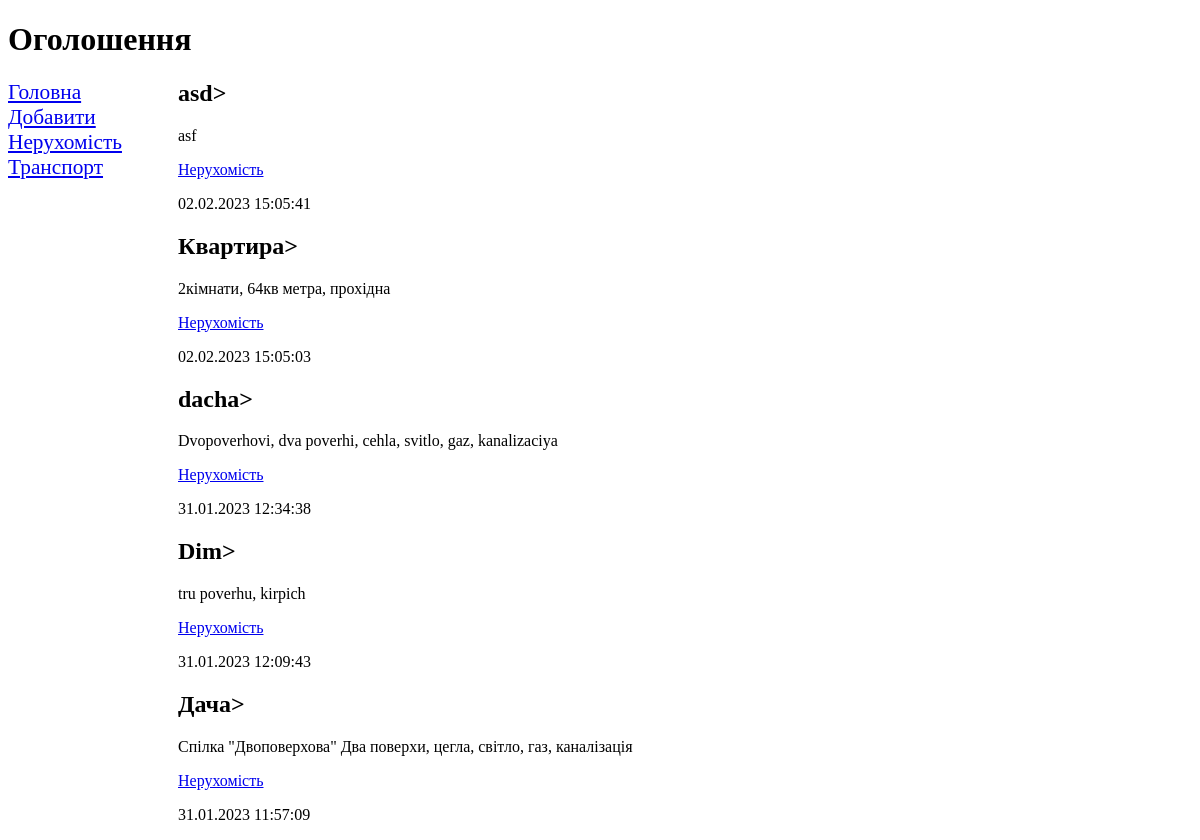
Screenshot of /bboard/1/ with the database file from the repository.
### bboard/models.py (models this page shows, shortened)
class Rubric(models.Model):
    name = models.CharField(max_length=20, db_index=True, verbose_name="Назва")
    class Meta:
        verbose_name_plural = 'Рубрики'
        verbose_name = 'Рубрика'
        ordering = ['name']

class Bb(models.Model):
    title = models.CharField(max_length=50, verbose_name='Товар')
    content = models.TextField(null=True, blank=True, verbose_name="Опис")
    price = models.FloatField(null=True, blank=True, verbose_name="Ціна")
    published = models.DateTimeField(auto_now_add=True, db_index=True, verbose_name="Опубліковано")
    rubric = models.ForeignKey("Rubric", null=True, on_delete=models.PROTECT, verbose_name="Рубрика")
    class Meta:
        verbose_name_plural = "Оголошення"
        verbose_name = "Оголошення  "
        ordering = ["-published"]

### bboard/views.py (the view)
# urls.py: path("<int:rubric_id>/", by_rubric, name="by_rubric"),
def by_rubric(request, rubric_id):
    bbs = Bb.objects.filter(rubric=rubric_id)
    rubrics = Rubric.objects.all()
    current_rubric = Rubric.objects.get(pk=rubric_id)
    context = {"bbs": bbs, "rubrics": rubrics,
               "current_rubric": current_rubric}
    return render(request, "bboard/by_rubric.html", context)

### bboard/templates/bboard/by_rubric.html
{% extends "layout/basic.html" %}
{%block content %}
{% for bb in bbs %}
<div>
    <h2>{{bb.title}}></h2>
    <p>{{ bb.content }}</p>
    <p><a href="{% url 'by_rubric' bb.rubric.pk %}">{{ bb.rubric.name }}</a></p>
    <p>{{ bb.published|date:"d.m.Y H:i:s" }}</p>
</div>
{% endfor %}
{% endblock %}

### bboard/templates/layout/basic.html (shortened to what this page needs)
{% load static %}
<!DOCTYPE html>
<html lang="en">
<head>
    <link rel="stylesheet" type="text/css"
          href="{% static 'bboard/style.css' %}">
</head>
<body>
<header>
    <h1>Оголошення</h1>
</header>
<nav>
    <a href="{% url 'index' %}">Головна</a>
    <a href="{% url 'add' %}">Добавити</a>
    {% for rubric in rubrics %}
    <a href="{% url 'by_rubric' rubric.pk %}">{{ rubric.name }}</a>
    {% endfor %}
</nav>
<section>
    {% block content %}
    {% endblock %}
</section>
</body>
</html>

### bboard/static/bboard/style.css (style rules this page uses)
nav { font-size: 16pt; width: 150px; float: left; }
nav a { display: block; margin: l0px 0px; }
section { margin-left: 170px; }

### rows the page displays
Rubric: name "Нерухомість"
Rubric: name "Транспорт"
Bb: title "asd", content "asf", rubric.name "Нерухомість", published "02.02.2023 15:05:41"
Bb: title "Квартира", content "2кімнати, 64кв метра, прохідна", rubric.name "Нерухомість", published "02.02.2023 15:05:03"
Bb: title "dacha", content "Dvopoverhovi, dva poverhi, cehla, svitlo, gaz, kanalizaciya", rubric.name "Нерухомість", published "31.01.2023 12:34:38"
Bb: title "Dim", content "tru poverhu, kirpich", rubric.name "Нерухомість", published "31.01.2023 12:09:43"
Bb: title "Дача", content "Спілка \"Двоповерхова\" Два поверхи, цегла, світло, газ, каналізація", rubric.name "Нерухомість", published "31.01.2023 11:57:09"
